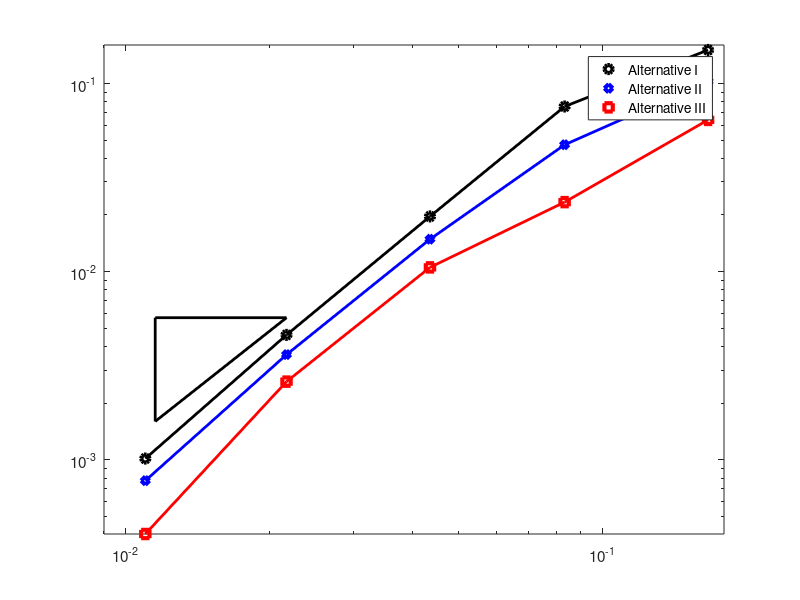
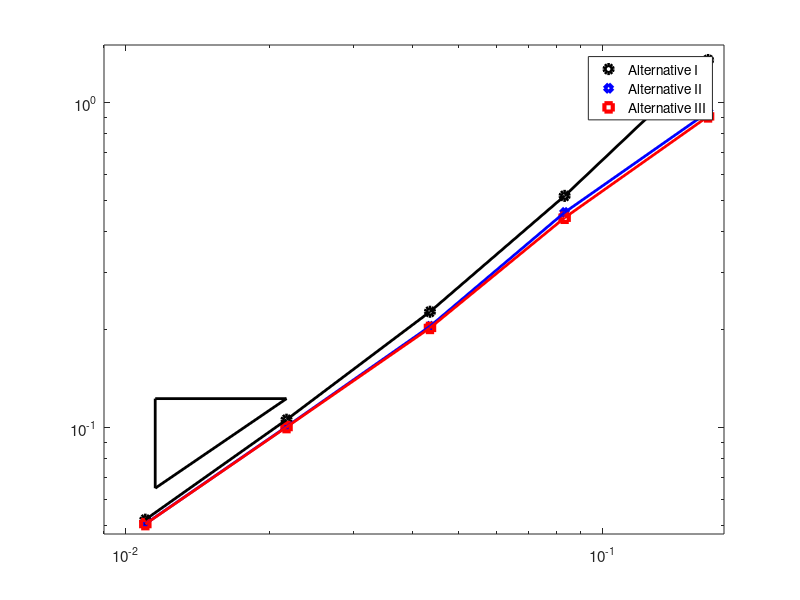

Write the MATLAB code that produced these figures, in order.
shape = 'quads';
%shape = 'triangles';
%shape = 'voronoi';

switch shape
    case 'triangles'
%%%%%%%%%%%%%%%%%Triangles

h = [0.10101525445522107, 0.05018856132284956, 0.025141822757713456, 0.012525468249897755,...
     0.006261260829309998];

H1ElectricError =  [0.5098721095770006, 0.12175648676696989, 0.03224235083294914, 0.007922421692486309, 0.001949904177034469];

H1MagneticError = [2.0042181007879325, 0.9781866298047875, 0.5502616339498934, 0.28069706397737304, 0.13768142439140277];

LSElectricError = [0.14818729871298789, 0.04458205952586334, 0.01236690803569729, 0.003386789150707841, 0.0008478943600952674];

LSMagneticError = [1.737093523457867, 0.8830857310478574, 0.5308519199985781, 0.2801388010942833, 0.1374005242633508];

PiecewiseElectric = [0.15617332183125077, 0.04720367855318061, 0.013734498731550082, 0.003706965600792301, 0.0009266598253482083];

PiecewiseMagnetic = [1.7257613098011293, 0.8821623227726677, 0.5308026621064391, 0.2800706220693727, 0.13739725521090834];
%New trial.
%PiecewiseElectric = [0.15565380780196314, 0.06619434712739114, 0.016493843607543232, 0.004374138191195906, 0.0010836239662052856];
%PiecewiseMagnetic = [1.5431901128336851, 0.9569453749129787, 0.541891998918303, 0.28335839603304325, 0.14036938458439813];
%secondtitle = 'Triangles';


set(gca,'FontSize',15)
hold on
%Pick a basis point for the triangle
xseed = 0.9*h(5)+h(4)*0.1;
yseed = 0.01*0.25+0.001*.75;
%desiredSlope Of triangle
slope = 2;
%Another x point
xnext = h(4);


b = log10(yseed/(xseed^slope));


ynext = 10^(b)*xnext^slope;


x = [xseed, xseed,xnext,ynext];
%secondtitle = 'Triangles';




%Plotting the electric field
figure(1)
clf
loglog(h,H1ElectricError,'o','LineWidth',3,'color','k');
hold on
loglog(h,LSElectricError,'d','LineWidth',3,'color','b');
loglog(h,PiecewiseElectric,'s','Linewidth',3,'color','r');
loglog(h,H1ElectricError,'LineWidth',2,'Color','k');
loglog(h,LSElectricError,'LineWidth',2,'Color','b');
loglog(h,PiecewiseElectric,'Linewidth',2,'Color','r');

set(gca,'FontSize',11)
hold on
%Pick a basis point for the triangle
xseed = 0.9*h(5)+h(4)*0.1;
yseed = 0.01*0.25+0.001*.75;
%desiredSlope Of triangle
slope = 2;
%Another x point
xnext = h(4);


b = log10(yseed/(xseed^slope));


ynext = 10^(b)*xnext^slope;


x = [xseed, xseed, xnext, xseed];
y = [yseed, ynext, ynext, yseed];

loglog(x,y,'LineWidth',2,'Color','k')

%text(xseed*0.7+0.3*xnext,ynext+0.003,'1','Fontsize',15)
%text(xseed-0.001,0.5*yseed+0.5*ynext,'2','Fontsize',15)





%title('Triangular Mesh')





%Now the ticks
%The x-axis
leftaxis = 0.005;
rightaxis = 0.13;
upaxis = 0.65;
downaxis = 0;

axis([leftaxis rightaxis downaxis upaxis])

legend('Alternative I','Alternative II', 'Alternative III')


%Plotting The magnetic Field

figure(2)
clf
loglog(h,H1MagneticError,'o','LineWidth',3,'color','k')
hold on
loglog(h,LSMagneticError,'d','LineWidth',3,'color','b')
loglog(h,PiecewiseMagnetic,'s','Linewidth',3,'color','r');
loglog(h,H1MagneticError,'LineWidth',2,'Color','k')
loglog(h,LSMagneticError,'LineWidth',2,'Color','b')
loglog(h,PiecewiseMagnetic,'Linewidth',2,'Color','r');
set(gca,'FontSize',11)


hold on

%Pick a basis point for the triangle
xseed = h(4)*0.05+0.95*h(5);
yseed = 0.18;
%desiredSlope Of triangle
slope = 1;
%Another x point
xnext = h(4);


b = log10(yseed/(xseed^slope));


ynext = 10^(b)*xnext^slope;


x = [xseed, xseed, xnext, xseed];
y = [yseed, ynext, ynext, yseed];

loglog(x,y,'LineWidth',2,'Color','k')


%text(xseed*0.7+0.3*xnext,ynext+0.01+0.01+0.01+0.01,'1','FontSize',15)
%text(xseed-0.0015/1.5,0.5*yseed+0.5*ynext,'1','FontSize',15)










%title('Triangular Mesh')
%xlabel('Mesh Size')
%ylabel('Error On Magnetic Field')


%axis([0.01-0.005 0.1+0.01 0.1+0.1 3])

leftaxis = 0.005;
rightaxis = 0.13;
downaxis = 0.125;
upaxis = 2.15;

axis([leftaxis rightaxis downaxis upaxis])
%xlabel('Mesh Size')

ax = log10(leftaxis);
bx = log10(rightaxis);
tx = ax:(bx-ax)/10:bx;
tx = 10.^(tx);
ay = log10(downaxis);
by = log10(upaxis);
ty = ay:(by-ay)/10:by;
ty = 10.^(ty);

legend('Alternative I','Alternative II','Alternative III')

%xticks(tx)
%yticks(ty)

%grid on





























    case 'quads'
%%%%%%%%%%%%%%%%%%%PerturbedSquares
%h = [0.471405,0.235702,0.122975,0.0614875,0.0310816,0.0155408,0.00779781];
%The above was the older mesh-size

h = [0.16666666666666666, 0.08333333333333333, 0.043478260869565216, 0.021739130434782608,...
     0.010989010989010988];%, 0.005494505494505494,0.0027548209366391185];

H1ElectricError = [0.1505488392083424, 0.07540240822978826, 0.01964292814740662, 0.00461064875933448, 0.0010155804421071366];

H1MagneticError = [1.3485966107898497, 0.515270877390314, 0.22681651972361622, 0.10557908129467171, 0.05201601043760578];
                                                      
LSElectricError = [0.10257125554190669, 0.04721190787824579, 0.014863112248450432, 0.0036221150547460566, 0.0007750246467491926];
LSMagneticError = [0.9331853803694574, 0.45839095006777036, 0.2045238649645601, 0.10048477597864197, 0.05047566104015773];

PiecewiseElectric = [0.06401026321938064, 0.023402075732633493, 0.010531654108504205, 0.0026036967096083725, 0.0004036108290974887];
PiecewiseMagnetic = [0.9047620434005373, 0.44128757090293436, 0.20226301729409893, 0.10020865068781082, 0.05040840568641607];
%New trial
%PiecewiseElectric = [0.0512350094121807, 0.023635417304269993, 0.007083805155839038, 0.002505228754786083, 0.0017995519817493328];
%PiecewiseMagnetic = [0.8046433434267048, 0.4318927166148368, 0.20971710032225624, 0.10885451829483941, 0.05581372009656225];
%secondtitle = 'On Perturbed squares';


%Plotting the electric field

figure(1)

clf

loglog(h,H1ElectricError,'o','LineWidth',3,'color','k')
hold on
loglog(h,LSElectricError,'d','LineWidth',3,'color','b')
loglog(h,PiecewiseElectric,'s','Linewidth',3,'color','r');
loglog(h,H1ElectricError,'LineWidth',2,'Color','k')
loglog(h,LSElectricError,'LineWidth',2,'Color','b')
loglog(h,PiecewiseElectric,'Linewidth',2,'color','r');
%loglog(h,10^(1)*h.^(1.8))
hold on
%Pick a basis point for the triangle
xseed = 0.95*h(5)+0.05*h(4);
yseed = 0.0016;
%desiredSlope Of triangle
slope = 2;
%Another x point
xnext = h(4);


b = log10(yseed/(xseed^slope));


ynext = 10^(b)*xnext^slope;


x = [xseed, xseed, xnext, xseed];
y = [yseed, ynext, ynext, yseed];

loglog(x,y,'r','LineWidth',2,'Color','k')
set(gca,'FontSize',11)
%text(xseed*0.7+0.3*xnext,ynext+0.002,'1','FontSize',15)
%text(xseed-0.002,0.5*yseed+0.5*ynext,'2','FontSize',15)




%title('Perturbed Quadrilateral Mesh')
%axis([0.01 0.25 (0.001+0.0001)/2 .15])
%xlabel('Mesh Size')
%ylabel('Error On Electric Field')

leftaxis = 0.009;
rightaxis = 0.18;
downaxis = 0.0;
upaxis = 0.16;

axis([leftaxis rightaxis downaxis upaxis])


ax = log10(leftaxis);
bx = log10(rightaxis);
tx = ax:(bx-ax)/10:bx;
tx = 10.^(tx);
ay = log10(downaxis);
by = log10(upaxis);
ty = ay:(by-ay)/10:by;
ty = 10.^(ty);

legend('Alternative I','Alternative II', 'Alternative III')

%xticks(tx)
%yticks(ty)





%grid on



%Plotting The magnetic Field

figure(2)
clf
loglog(h,H1MagneticError,'o','LineWidth',3,'color','k')
hold on
loglog(h,LSMagneticError,'d','LineWidth',3,'color','b')
loglog(h,PiecewiseMagnetic,'s','Linewidth',3,'color','r');
loglog(h,H1MagneticError,'LineWidth',2,'Color','k')
loglog(h,LSMagneticError,'LineWidth',2,'Color','b')
loglog(h,PiecewiseMagnetic,'Linewidth',2,'color','r');

hold on

%Pick a basis point for the triangle
xseed = h(4)*0.05+0.95*h(5);
yseed = 0.065;
%desiredSlope Of triangle
slope = 1;
%Another x point
xnext = h(4);


b = log10(yseed/(xseed^slope));


ynext = 10^(b)*xnext^slope;


x = [xseed, xseed, xnext, xseed];
y = [yseed, ynext, ynext, yseed];

loglog(x,y,'LineWidth',2,'Color','k')


%text(xseed*0.7+0.3*xnext,ynext+0.01+0.01,'1','FontSize',15)
%text(xseed-0.0015,0.5*yseed+0.5*ynext,'1','FontSize',15)

set(gca,'FontSize',11)








%title('Perturbed Quadrilateral Mesh')
%xlabel('Mesh Size')
%ylabel('Error On Magnetic Field')
%axis([0.01 0.25 0.75*10^(-1)+0.25*0.01 1])
%grid on

leftaxis = 0.009;
rightaxis = 0.18;
downaxis = 0.047;
upaxis = 1.5;

axis([leftaxis rightaxis downaxis upaxis])


ax = log10(leftaxis);
bx = log10(rightaxis);
tx = ax:(bx-ax)/10:bx;
tx = 10.^(tx);
ay = log10(downaxis);
by = log10(upaxis);
ty = ay:(by-ay)/10:by;
ty = 10.^(ty);



%xticks(tx)
%yticks(ty)


legend('Alternative I','Alternative II','Alternative III')




    case 'voronoi'
%%%%%%%%%%%%%%%%%%%%%%%%%%Voronoi

%h = [0.12803687993289598, 0.06772854614785964, 0.03450327796711771, 0.017476749542968805,...
%     0.008787156237382746];%, 0.004419676355414694,0.0022139558199118672];

%ElectricError = [0.4846671385368301, 0.17629056352803815, 0.0894535222510598, 0.013677866376455412,...
%    0.006616196310031363];

%MagneticError = [4.418879142501644, 2.4900590603987354, 1.2075527434363857, 0.5879063547722386,...
% 0.276556530752596];

h = [0.12803687993289598, 0.06772854614785964, 0.03450327796711771, 0.017476749542968805,0.008787156237382746];

H1ElectricError = [0.6402171603657321, 0.2191316614798317, 0.05161479281147327, 0.013327689044599616, 0.003435073380290061];

H1MagneticError = [3.3226284919819693, 1.6827177392771193, 0.7955836030979955, 0.3792426183789603, 0.18192650249011413];

LSElectricError = [0.3682110522050534, 0.15810796882225037, 0.03953170336385856, 0.010469264282408906, 0.003850058673999911];

LSMagneticError = [2.697860282739323, 1.504084831376333, 0.74567700206153, 0.36236339153342956, 0.17296289875225518];

PiecewiseElectric = [0.2844938672969478, 0.0957880521111463, 0.08430848536317731, 0.010034323386856954, 0.006058071946101146];
PiecewiseMagnetic = [2.526393278930101, 1.4568176720822381, 0.7152759426644181, 0.35076653688237175, 0.1663073302200001];
%New
%PiecewiseElectric = [0.2742857252259966, 0.09915374034956144, 0.08463413832732498, 0.01187454501946442, 0.006399316962147336];
%PiecewiseMagnetic = [2.574014260656867, 1.495773132863638, 0.7397827741185969, 0.366456406959799, 0.1755798605185168];
%secondtitle='Voronoi';



figure(1)

clf

loglog(h,H1ElectricError,'o','LineWidth',3,'color','k')
hold on
loglog(h,LSElectricError,'d','LineWidth',3,'color','b')
loglog(h,PiecewiseElectric,'s','Linewidth',3,'color','r');
loglog(h,H1ElectricError,'LineWidth',2,'Color','k')
loglog(h,LSElectricError,'LineWidth',2,'Color','b')
loglog(h,PiecewiseElectric,'Linewidth',2,'color','r');
hold on
%Pick a basis point for the triangle
xseed = 0.9*h(5)+h(4)*0.1;
%yseed = 0.0124;
yseed = 0.007;
%desiredSlope Of triangle
slope = 2;
%Another x point
xnext = h(4)*0.95+0.05*h(5);


b = log10(yseed/(xseed^slope));


ynext = 10^(b)*xnext^slope;


x = [xseed, xseed, xnext, xseed];
y = [yseed, ynext, ynext, yseed];

loglog(x,y,'LineWidth',2,'Color','k')

%text(xseed*0.7+0.3*xnext,ynext+0.001+0.0035,'1','FontSize',15)
%text(xseed-0.0012,0.5*yseed+0.5*ynext,'2','FontSize',15)
set(gca,'FontSize',11)




%title('Voronoi Tesselation')





%Now the ticks
%The x-axis
%leftaxis = 0.0077;
%rightaxis = 0.1+0.05;
%upaxis = 0.55;
%downaxis = 0.0048;

leftaxis  = 0.007;
rightaxis = 0.15;
upaxis = 0.8;
downaxis = 0.002;
axis([leftaxis rightaxis downaxis upaxis])
%xlabel('Mesh Size')

ax = log10(leftaxis);
bx = log10(rightaxis);
tx = ax:(bx-ax)/10:bx;
tx = 10.^(tx);
ay = log10(downaxis);
by = log10(upaxis);
ty = ay:(by-ay)/10:by;
ty = 10.^(ty);

%ylabel('Error On Electric Field')

%xticks(tx)
%yticks(ty)
%grid on

legend('Alternative I','Alternative II','Alternative III')


%Plotting The magnetic Field

figure(2)
clf
loglog(h,H1MagneticError,'o','LineWidth',3,'color','k')
hold on
loglog(h,LSMagneticError,'d','LineWidth',3,'color','b')
loglog(h,PiecewiseMagnetic,'s','Linewidth',3,'color','r');
loglog(h,H1MagneticError,'LineWidth',2,'Color','k')
loglog(h,LSMagneticError,'LineWidth',2,'Color','b')
loglog(h,PiecewiseMagnetic,'Linewidth',2,'color','r');


hold on

%Pick a basis point for the triangle
%xseed = h(4)*0.25+0.75*h(5);
%yseed = 0.45;
xseed = 0.95*h(5)+0.05*h(4);
yseed = 0.22;
%desiredSlope Of triangle
slope = 1;
%Another x point
%xnext = h(4);
xnext = h(5)*0.05+0.95*h(4);


b = log10(yseed/(xseed^slope));


ynext = 10^(b)*xnext^slope;


x = [xseed, xseed, xnext, xseed];
y = [yseed, ynext, ynext, yseed];

loglog(x,y,'LineWidth',2,'Color','k')


%text(xseed*0.7+0.3*xnext,ynext+0.01+0.01+0.01+0.01+0.01,'1','FontSize',15)
%text(xseed-0.0015/1.5,0.5*yseed+0.5*ynext,'1','fontSize',15)




set(gca,'FontSize',11)





%title('Voronoi Tesselation')
%xlabel('Mesh Size')
%ylabel('Error On Magnetic Field')


%axis([0.01-0.005 0.1+0.01 0.1+0.1 3])

%leftaxis = 0.0068*.99+0.01*0.119;
%rightaxis = 0.15;
%downaxis = 0.25;
%upaxis = 5;
leftaxis = 0.007;
rightaxis = 0.15;
downaxis = 0.16;
upaxis = 3.6;
axis([leftaxis rightaxis downaxis upaxis])
%xlabel('Mesh Size')

ax = log10(leftaxis);
bx = log10(rightaxis);
tx = ax:(bx-ax)/10:bx;
tx = 10.^(tx);
ay = log10(downaxis);
by = log10(upaxis);
ty = ay:(by-ay)/10:by;
ty = 10.^(ty);

%xticks(tx)
%yticks(ty)

%grid on
legend('Alternative I','Alternative II','Alternative III')
end